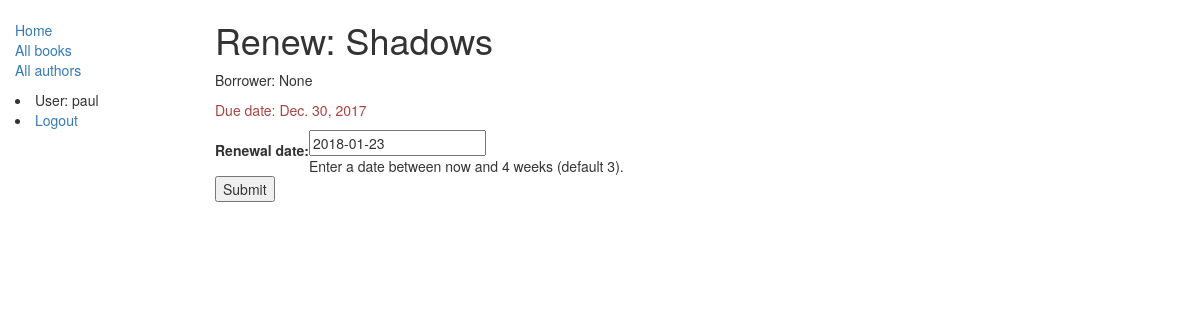
Page /catalog/book/13f6571037e94520bdf11c18b3a4f47b/renew/ (signed in) on the committed database.
### catalog/models.py (models this page shows, shortened)
class BookInstance(models.Model):
    id = models.UUIDField(primary_key=True, default=uuid.uuid4,
                          help_text="Unique ID for this particular book across whole library")
    book = models.ForeignKey('Book', on_delete=models.SET_NULL, null=True)
    imprint = models.CharField(max_length=200)
    due_back = models.DateField(null=True, blank=True)
    LOAN_STATUS = (
        ('m', 'Maintenance'),
        ('o', 'On loan'),
        ('a', 'Available'),
        ('r', 'Reserved'),
    )
    status = models.CharField(max_length=1, choices=LOAN_STATUS, blank=True, default='m', help_text='Book availability')
    borrower = models.ForeignKey(User, on_delete=models.SET_NULL, null=True, blank=True)
    @property
    def is_overdue(self):
        if self.due_back and date.today() > self.due_back:
            return True
        return False
    class Meta:
        ordering = ["due_back"]

class Book(models.Model):
    title = models.CharField(max_length=200)
    author = models.ForeignKey('Author', on_delete=models.SET_NULL, null=True)
    summary = models.TextField(max_length=1000, help_text="Enter a brief description of the book")
    isbn = models.CharField('ISBN', max_length=13,
                            help_text='13 Character <a href="https://www.isbn-international.org/content/what-isbn">ISBN number</a>')
    genre = models.ManyToManyField(Genre, help_text="Select a genre for this book")

### catalog/views.py (the view)
# urls.py: re_path(r'^book/(?P<pk>[-\w]+)/renew/$', views.renew_book_librarian, name='renew-book-librarian'),
@permission_required('catalog.can_mark_returned')
def renew_book_librarian(request, pk):
    book_inst=get_object_or_404(BookInstance, pk = pk)
    if request.method == 'POST':
        form = RenewBookForm(request.POST)
        if form.is_valid():
            book_inst.due_back = form.cleaned_data['renewal_date']
            book_inst.save()
            return HttpResponseRedirect(reverse('index'))
    else:
        proposed_renewal_date = datetime.date.today() + datetime.timedelta(weeks=3)
        form = RenewBookForm(initial={'renewal_date': proposed_renewal_date,})
    return render(request, 'catalog/book_renew_librarian.html', {'form': form, 'bookinst':book_inst})

### catalog/forms.py (shortened to what this page needs)
class RenewBookForm(forms.Form):
    renewal_date = forms.DateField(help_text="Enter a date between now and 4 weeks (default 3).")

### catalog/templates/catalog/book_renew_librarian.html (shortened to what this page needs)
{% extends "base_generic.html" %}
{% block content %}
    <h1>Renew: {{bookinst.book.title}}</h1>
    <p>Borrower: {{bookinst.borrower}}</p>
    <p{% if bookinst.is_overdue %} class="text-danger"{% endif %}>Due date: {{bookinst.due_back}}</p>
    <form action="" method="post">
        <table>
        {{ form }}
        </table>
        <input type="submit" value="Submit" />
    </form>
{% endblock %}

### catalog/templates/base_generic.html (shortened to what this page needs)
<!DOCTYPE html>
<html lang="en">
<head>
  <link rel="stylesheet" href="https://maxcdn.bootstrapcdn.com/bootstrap/3.3.7/css/bootstrap.min.css">
  {% load static %}
  <link rel="stylesheet" href="{% static 'css/styles.css' %}">
</head>
<body>
  <div class="container-fluid">
    <div class="row">
      <div class="col-sm-2">
      {% block sidebar %}
      <ul class="sidebar-nav">
        <li><a href="{% url 'index' %}">Home</a></li>
        <li><a href="{% url 'books' %}">All books</a></li>
        <li><a href="">All authors</a></li>
      </ul>
       {% if user.is_authenticated %}
         <li>User: {{ user.get_username }}</li>
         <li><a href="{% url 'logout'%}?next={{request.path}}">Logout</a></li>
       {% else %}
         <li><a href="{% url 'login'%}?next={{request.path}}">Login</a></li>
       {% endif %}
     {% endblock %}
      </div>
      <div class="col-sm-10 ">
      {% block content %}{% endblock %}
      </div>
    </div>
  </div>
</body>
</html>

### catalog/static/styles.css (style rules this page uses)
.sidebar-nav { margin-top: 20px; padding: 0; list-style: none; }

### rows in the picture
BookInstance: book "Shadows", borrower "None", due_back "Dec. 30, 2017"

### other values in the picture
{{ user.get_username }} "paul"
